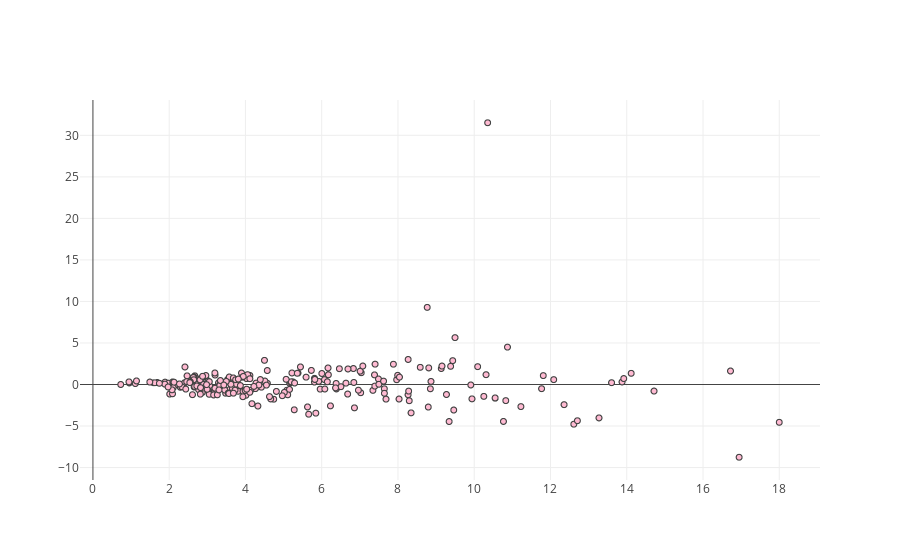

The notebook cell saved with this chart:
### Markdown cell above
## Visualizing LSI(SVD) scatterplot

We will be visualizing our data for 2 topics to see similarity between keywords which is measured by distance with the markers. There seems to be some similariry of words at some point, but others scatter quite a bit.

### Code cell
trace = go.Scattergl(
    x = data_2d[:,0],
    y = data_2d[:,1],
    mode = 'markers',
    marker = dict(
        color = '#FFBAD2',
        line = dict(width = 1)
    ),
    text = vectorizer.get_feature_names(),
    hovertext = vectorizer.get_feature_names(),
    hoverinfo = 'text' 
)
data = [trace]
iplot(data, filename='scatter-mode')

### Figure 1 — Plotly figure (JSON) as saved in the notebook; plotly's stock layout.template omitted (floating-point values rounded to 4 significant figures; data arrays with more than 128 entries replaced by an {"elided": "..."} marker saying what was removed)
{"data": [{"hoverinfo": "text", "hovertext": {"elided": "1316 str values"}, "marker": {"color": "#FFBAD2", "line": {"width": 1}}, "mode": "markers", "text": {"elided": "1316 str values"}, "type": "scattergl", "uid": "f6fcf3e8-609c-11e9-b848-3413e84cdda7", "x": {"elided": "241 float values"}, "y": {"elided": "241 float values"}}], "layout": {}}
